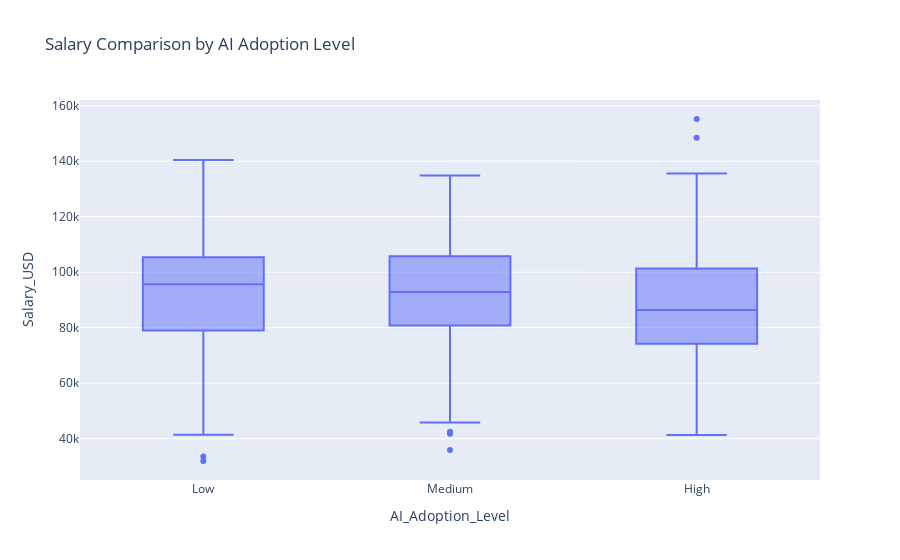

Source (notebook cell):
### Code cell
# Create a new DataFrame with only relevant columns
salary_comparison = data[["AI_Adoption_Level", "Salary_USD"]]

# Create the box plot
fig = px.box(salary_comparison, x="AI_Adoption_Level", y="Salary_USD", 
             title="Salary Comparison by AI Adoption Level",
            category_orders={"AI_Adoption_Level": ["Low", "Medium", "High"]})
fig.show()

### Figure 1 — Plotly figure (JSON) as saved in the notebook; plotly's stock layout.template omitted (floating-point values rounded to 4 significant figures; data arrays with more than 128 entries replaced by an {"elided": "..."} marker saying what was removed)
{"data": [{"alignmentgroup": "True", "hovertemplate": "AI_Adoption_Level=%{x}<br>Salary_USD=%{y}<extra></extra>", "legendgroup": "", "marker": {"color": "#636efa"}, "name": "", "notched": false, "offsetgroup": "", "orientation": "v", "showlegend": false, "type": "box", "x": {"elided": "500 str values"}, "x0": " ", "xaxis": "x", "y": {"elided": "500 float values"}, "y0": " ", "yaxis": "y"}], "layout": {"autosize": true, "boxmode": "group", "legend": {"tracegroupgap": 0}, "title": {"text": "Salary Comparison by AI Adoption Level"}, "xaxis": {"anchor": "y", "autorange": true, "categoryarray": ["Low", "Medium", "High"], "categoryorder": "array", "domain": [0, 1], "range": [-0.5, 2.5], "title": {"text": "AI_Adoption_Level"}, "type": "category"}, "yaxis": {"anchor": "x", "autorange": true, "domain": [0, 1], "range": [25120.0, 162100.0], "title": {"text": "Salary_USD"}, "type": "linear"}}}
